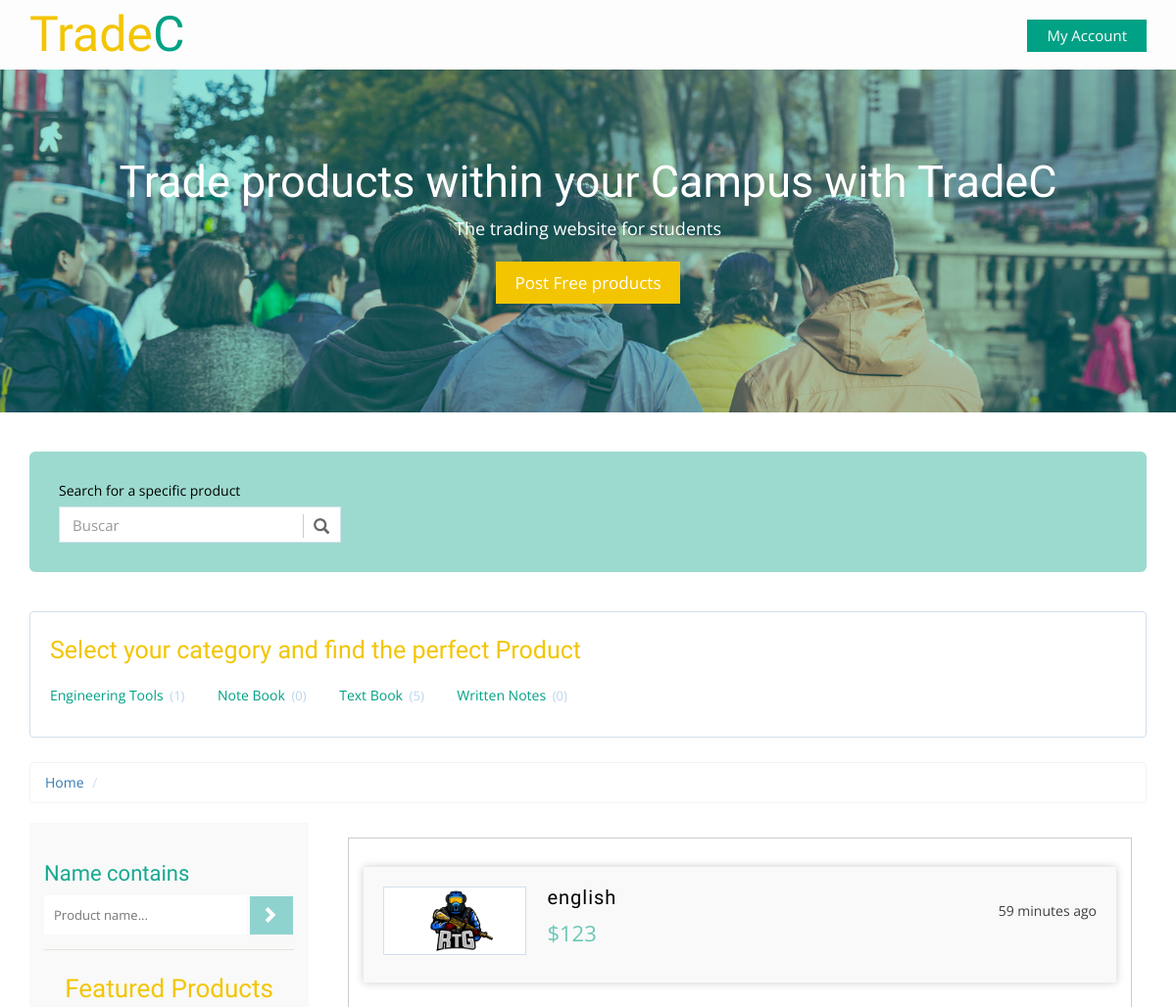
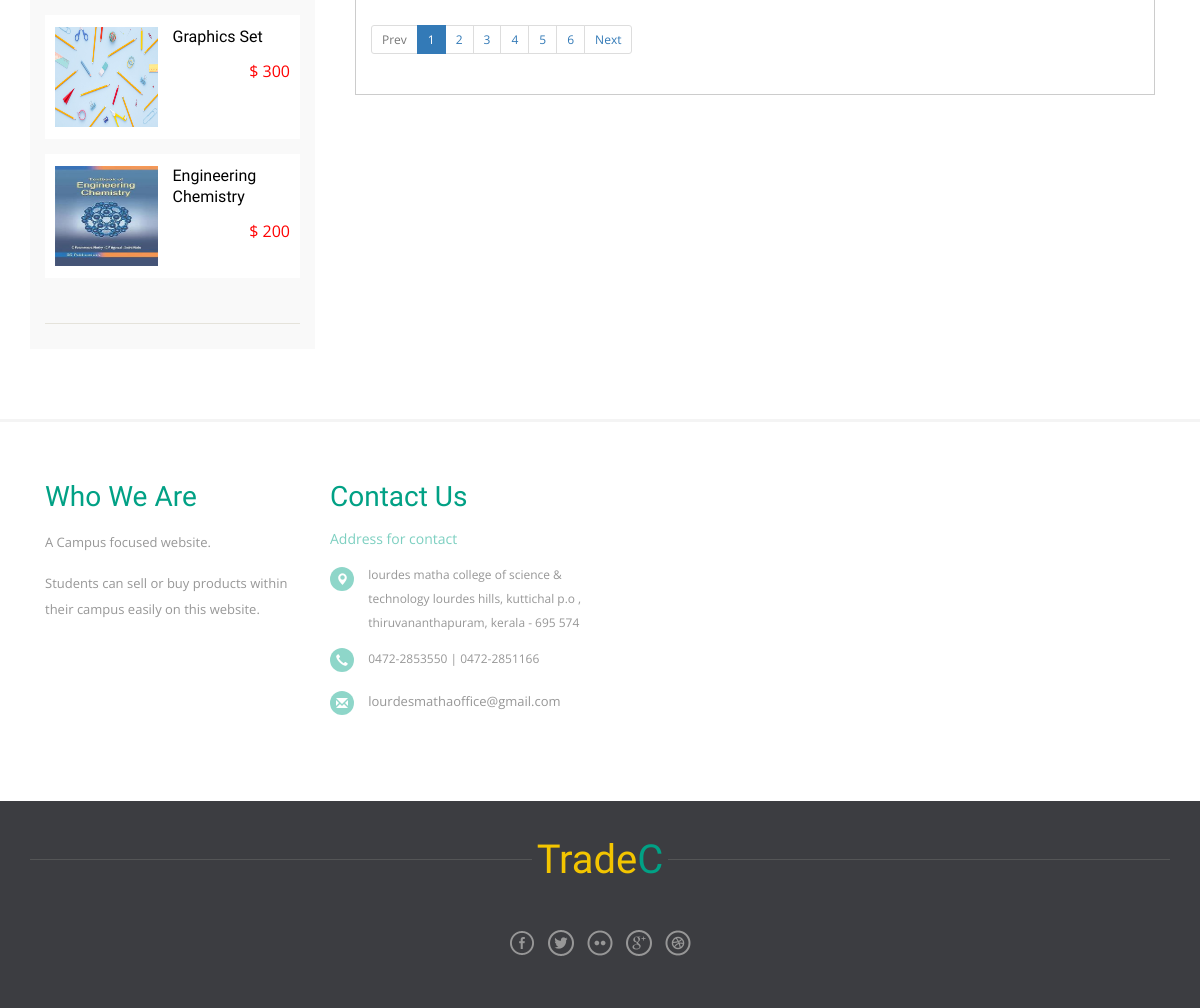
The app's page /all_products with its own data (2 pictures, top to bottom).
### product/models.py (models this page shows, shortened)
class Category(models.Model):
    name = models.CharField(max_length=50)
    image = models.ImageField(upload_to='category_images/',blank=True,null=True)
    slug = models.SlugField(blank=True,null=True)
    class Meta:
        verbose_name = 'Category'
        verbose_name_plural = 'Categories'

class Product(models.Model):
    CONDITION_TYPE =(
        ('Good','Good'),
        ('Little Damaged','Little Damaged'),
    )
    def get_image_path(instance,filename):
        name, ext = filename.split('.')
        image_path = 'product_photos/{prod_name}/{photo_name}.{ext}'.format(prod_name=instance.name,photo_name=name,ext=ext)
        return image_path
    name = models.CharField(max_length=100)
    description = models.TextField(max_length=500)
    condition = models.CharField(max_length=100,choices=CONDITION_TYPE)
    price = models.IntegerField()
    owner = models.ForeignKey(User,on_delete=models.CASCADE)
    created = models.DateTimeField(default = timezone.now)
    category = models.ForeignKey('Category',on_delete=models.SET_NULL,null=True)
    brand = models.ForeignKey('Brand',on_delete=models.SET_NULL,null=True)
    photo_main = models.ImageField(upload_to=get_image_path)
    photo_1 = models.ImageField(upload_to=get_image_path,blank=True)
    photo_2 = models.ImageField(upload_to=get_image_path,blank=True)
    photo_3 = models.ImageField(upload_to=get_image_path,blank=True)
    photo_4 = models.ImageField(upload_to=get_image_path,blank=True)
    photo_5 = models.ImageField(upload_to=get_image_path,blank=True)
    photo_6 = models.ImageField(upload_to=get_image_path,blank=True)
    slug = models.SlugField(blank=True,null=True)
    isTrending = models.BooleanField(default=False)
    class Meta:
        verbose_name = 'Product'
        verbose_name_plural = 'Products'

### product/views.py (the view)
# urls.py: path('all_products', views.product_list,name='product_list'),
def product_list(request,category_slug=None):
    productList = Product.objects.order_by('-created')
    categoryList = Category.objects.annotate(total_products=Count('product'))
    trending_products = Product.objects.filter(isTrending=True)[:3]
    category = None
    if category_slug:
        category = Category.objects.get(slug=category_slug)
        productList = productList.filter(category=category)
    paginator = Paginator(productList,1)
    page = request.GET.get('page')
    paged_products = paginator.get_page(page)
    categories = Category.objects.all()
    context ={
        'product_list':paged_products,
        'category_list':categoryList,
        'category':category,
        'trending_products':trending_products,
    }
    return render(request,'product/product_list.html',context)

### templates/product/product_list.html (shortened to what this page needs)
{% extends 'base.html' %}
{% load static %}
{% load humanize %}
{% block content %}
	<div class="total-ads main-grid-border">
		<div class="container">
			<div class="select-box">
				<form action="{% url 'products:search' %}" method="get">
					<div class="search-product ads-list">
						<label>Search for a specific product</label>
						<div class="search">
							<div id="custom-search-input">
							<div class="input-group">
								<input name="name" value="{{values.name}}" type="text" class="form-control input-lg" placeholder="Buscar" />
								<span class="input-group-btn">
									<button class="btn btn-info btn-lg" type="submit">
										<i class="glyphicon glyphicon-search"></i>
									</button>
								</span>
							</div>
						</div>
						</div>
					</div>
				</form>
				<div class="clearfix"></div>
			</div>
			{% if 'search' not in request.path %}
			<div class="all-categories">
				<h3> Select your category and find the perfect Product</h3>
				<ul class="all-cat-list">
					{% for category in category_list %}
						<li>
							<a href="{% url 'products:product_list_category' category.slug %}">{{category.name}} <span class="num-of-ads">({{category.total_products}})</span>
							</a>
						</li>
					{% endfor %}
				</ul>
			</div>
			{% else %}
				<h3>({{product_list|length}})product founded</h3>
				<br>
			{% endif %}
			<ol class="breadcrumb" style="margin-bottom: 5px;">
			  <li><a href="{% url 'products:index' %}">Home</a></li>
			  <li class="active">{{category.name}}</li>
			</ol>
			<div class="ads-grid">
				<div class="side-bar col-md-3">
					<div class="search-hotel">
					<h3 class="sear-head">Name contains</h3>
					<form method="get" action="{% url 'products:search' %}">
						<input type="text" name="name" placeholder="Product name..." value="{{values.name}}" onfocus="this.value = '';" onblur="if (this.value == '') {this.value = 'Product name...';}" required="">
						<input type="submit" value=" ">
					</form>
				</div>
				{% if 'search' not in request.path %}
				<div class="featured-ads">
					<h2 class="sear-head fer">Featured Products</h2>
					{% for product in trending_products %}
						<div class="featured-ad">
							<a href="{% url 'products:product_detail' product.slug %}">
								<div class="featured-ad-left">
									<img src="{{product.photo_main.url}}" height="100" title="ad image" alt="" />
								</div>
								<div class="featured-ad-right">
									<h4>{{product.name}}</h4>
									<p>$ {{product.price|intcomma}}</p>
								</div>
								<div class="clearfix"></div>
							</a>
						</div>
					{% endfor %}
				</div>
				{% endif %}
				</div>
				<div class="ads-display col-md-9">
					<div class="wrapper">
					<div class="bs-example bs-example-tabs" role="tabpanel" data-example-id="togglable-tabs">
					  <div id="myTabContent" class="tab-content">
						<div role="tabpanel" class="tab-pane fade in active" id="home" aria-labelledby="home-tab">
						   <div>
												<div id="container">
							<ul class="list">
								{% if not product_list %}
									<h1>The product is not available!!</h1>
								{% else %}
									{% for product in product_list %}
										<a href="{% url 'products:product_detail' product.slug %}">
											<li>
											<img src="{{ product.photo_main.url }}" title="" alt="" />
											<section class="list-left">
											<h5 class="title">{{ product.name }}</h5>
											<span class="adprice">${{ product.price|intcomma }}</span>
											</section>
											<section class="list-right">
											<span class="date">{{product.created|naturaltime}}</span>
											</section>
											<div class="clearfix"></div>
											</li>
										</a>
									{% endfor %}
								{% endif %}
							</ul>
						</div>
							</div>
						</div>
						{% if product_list.has_other_pages %}
							<ul class="pagination pagination-sm">
								{% if product_list.has_previous %}
									<li><a href="?page={{product_list.previous_page_number}}">Prev</a></li>
								{% else %}
									<li class="disabled"><a>Prev</a></li>
								{% endif %}
								{% for num in product_list.paginator.page_range %}
									{% if product_list.number == num %}
										<li class="active"><a href="">{{num}}</a></li>
									{% else %}
										<li><a href="?page={{num}}">{{num}}</a></li>
									{% endif %}
								{% endfor %}
								{% if product_list.has_next %}
									<li><a href="?page={{product_list.next_page_number}}">Next</a></li>
								{% else %}
									<li class="disabled"><a>Next</a></li>
								{% endif %}
							</ul>
						{% endif %}
					  </div>
					</div>
				</div>
				</div>
				<div class="clearfix"></div>
			</div>
		</div>
	</div>
	{% endblock %}

### records on screen
Category: name "Engineering Tools", total_products "1"
Category: name "Note Book", total_products "0"
Category: name "Text Book", total_products "5"
Category: name "Written Notes", total_products "0"
Product: photo_main (picture), name "Graphics Set", price "300"
Product: photo_main (picture), name "Engineering Chemistry", price "200"
Product: photo_main (picture), name "english", price "123", created "59 minutes ago"

### other values on screen
{{ num }} "1"
{{ num }} "2" "3" "4" "5" "6"
